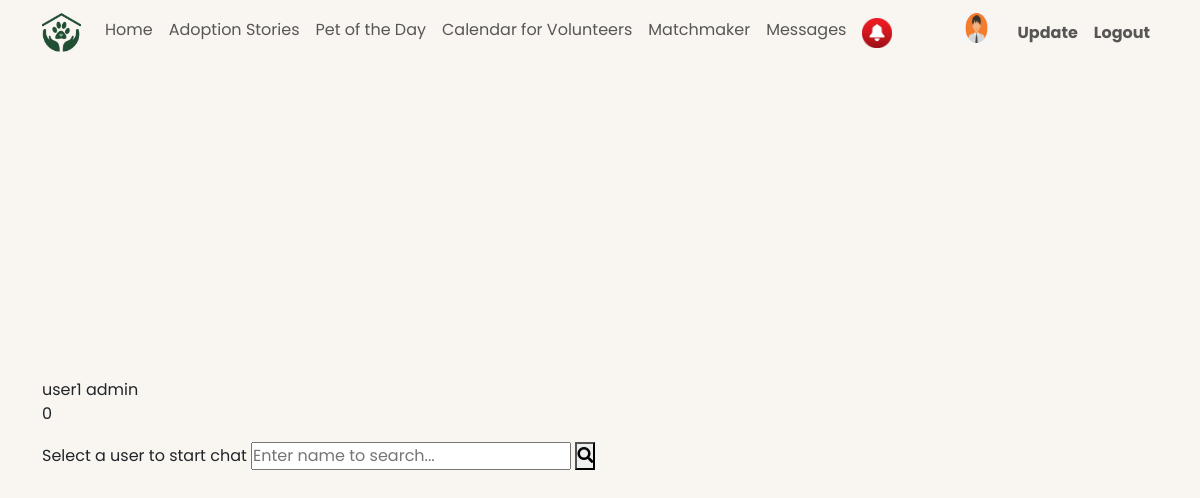
Page /messenger/users.php?id=9 (signed in) on the committed database.
### tables this page shows
CREATE TABLE `users` (
  `id` int(11) NOT NULL,
  `username` varchar(255) NOT NULL,
  `password` varchar(255) NOT NULL,
  `email` varchar(255) NOT NULL,
  `registration_date` date DEFAULT curdate(),
  `pictures` varchar(255) DEFAULT NULL,
  `role` enum('user','admin') DEFAULT 'user',
  `is_approved` tinyint(1) NOT NULL DEFAULT 0,
  `user_type` enum('individual','shelter','agency') DEFAULT 'individual'
);

### public/functions.php (called while the page is built, shortened)
<?php
function retreive_form_database($connection ,$sql) {
    $result = mysqli_query($connection , $sql);
    $row = mysqli_fetch_assoc($result);
    if (mysqli_num_rows($result) > 0) {
        return $row;
    }
    return false;
}
?>

### messenger/users.php (the view, shortened to what this page needs)
<?php
require_once "../db_connect.php";
require_once "../public/functions.php";
$user_id_to_chat_with = isset($_GET['id']) ? mysqli_real_escape_string($connection, $_GET['id']) : null;
$sql = "SELECT * FROM users WHERE id = '{$user_id_to_chat_with}'";
$result = mysqli_query($connection, $sql);
$row = mysqli_num_rows($result) > 0 ? mysqli_fetch_assoc($result) : null;
?>
<?php include_once "header.php"; ?>
<!DOCTYPE html>
<html lang="en">
<head>
    <link href="https://cdn.jsdelivr.net/npm/bootstrap@5.3.1/dist/css/bootstrap.min.css" rel="stylesheet">
    <link rel="stylesheet" href="../styles.css">
</head>
<body>
<div class="container">
<?php
    if (isset($_SESSION["user"])) {
        require_once "../navbar_sub.php";
    }
    ?>
<?php if ($row): ?>
    <div class="details">
        <span><?php echo $row['username']. " " . $row['role']; ?></span>
        <p><?php echo $row['is_approved']; ?></p>
    </div>
    <div class="search">
        <span class="text">Select a user to start chat</span>
        <input type="text" placeholder="Enter name to search...">
        <button><i class="fas fa-search"></i></button>
    </div>
<?php else: ?>
    <p>User not found!</p>
<?php endif; ?>
</div>
</body>
</html>

### navbar_sub.php (shortened to what this page needs)
<?php
if (isset($_SESSION["user"])){
    $usersql = "SELECT * FROM users WHERE id = {$_SESSION["user"]}";
    $result = mysqli_query($connection, $usersql);
    $userRow = mysqli_fetch_assoc($result);
    }
?>
<nav class="navbar navbar-expand-lg navbar-light fixed-top">
    <div class="container">
    <image class="navbar-brand" src="../public/images/web_images/navbar_logo.png" width="39" >
        <div class="collapse navbar-collapse" id="navbarNav">
            <ul class="navbar-nav ml-auto">
                <li class="nav-item active">
                    <a class="nav-link" href="../home.php">Home</a>
                </li>
                <li class="nav-item">
                    <a class="nav-link" href="../adoption_stories/adoption_stories.php">Adoption Stories</a>
                </li>
                <li class="nav-item">
                    <a class="nav-link" href="../pet_of_the_day/pet_of_the_day.php">Pet of the Day</a>
                </li>
                <li class="nav-item">
                    <a class="nav-link" href="../calendar/calendar.php">Calendar for Volunteers</a>
                </li>
                <li class="nav-item">
                    <a class="nav-link" href="../matchmaker/matchmaker.html">Matchmaker</a>
                </li>
                <li class="nav-item">
                    <a class="nav-link" href="../messages.php">Messages</a>
                </li>
                <?php
                $sql = "SELECT read_flag FROM messages where read_flag='false' and receiver_id=".$_SESSION['user'];
                $result = retreive_form_database($connection ,$sql);
                if ($result) {
                ?>
                <li class="nav-item">
                    <a class="nav-link" href="messages.php">
                        <img src="../public/images/web_images/notification.png" alt="" width="30" height="30">
                    </a>
                </li>
                <?php
                }
                ?>
            </ul>
            <ul class="navbar-nav ms-auto">
            <a class="nav-item me-3" href="#">
                <img src="../public/images/user_images/<?= $userRow["pictures"] ?>" alt="user pic" width="35" height="30">
            </a>
                    <li class="nav-item">
                        <a class="nav-link font-weight-bold" href="../user_auth/update.php?id=<?= $userRow["id"] ?>">Update</a>
                    </li>
                    <li class="nav-item">
                        <a class="nav-link font-weight-bold" href="../user_auth/logout.php?logout">Logout</a>
                    </li>
                </ul>
        </div>
    </div>
</nav>
<br>

### messenger/style.css (style rules this page uses)
* { margin: 0; padding: 0; box-sizing: border-box; text-decoration: none; font-family: 'Poppins', sans-serif; }
body { display: flex; align-items: center; justify-content: center; min-height: 100vh; background: #f7f7f7; padding: 0 10px; }

### styles.css (style rules this page uses)
body { background-color: #f9f6f2; }
.navbar { background-color: #f9f6f2; }
.nav-link.font-weight-bold { font-weight: bold; }
.navbar-brand { color: #000; font-size: 1.5rem; font-weight: bold; }

### rows in the picture
users: pictures (picture)
users: username "user1", role "admin", is_approved "0"
